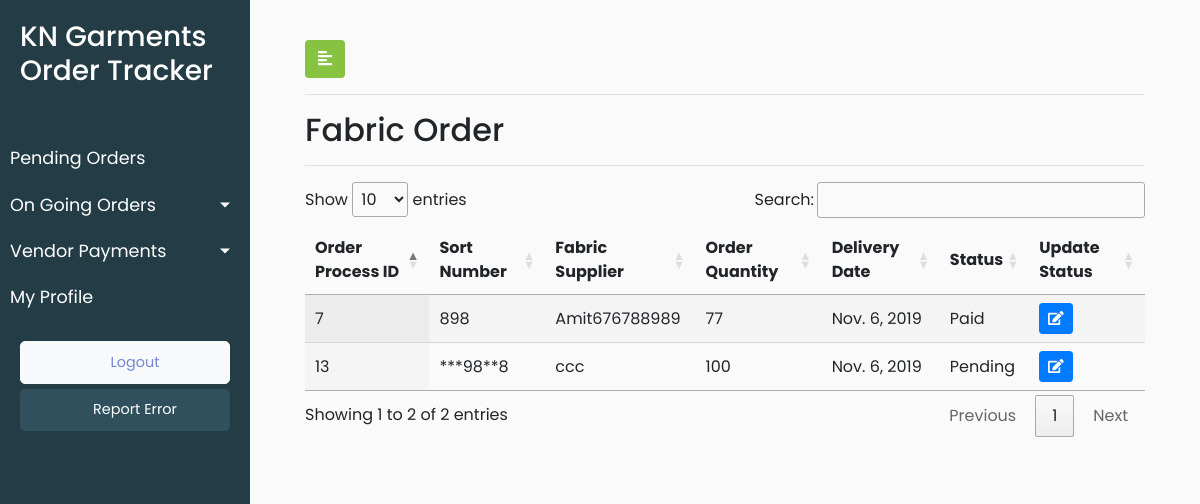
The page /track_order_fabric_order/ (signed in) on the database as committed earlier.
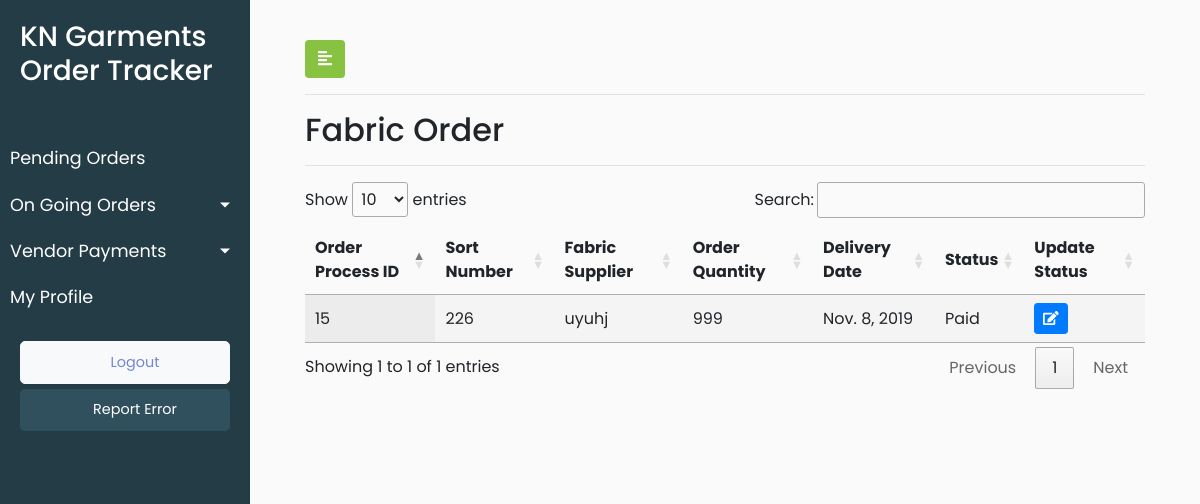
The same page on the database as committed later.
### KNGarment_Order_TrackPro_App/models.py (models this page shows, shortened)
class Process(models.Model):
    Paid = 1
    Pending = 2
    PAYMENT_STATUS=((Paid,'Paid'), (Pending,'Pending'))
    process_vendor_name = models.CharField(max_length=920,blank=True)
    process_vendor_location = models.CharField(max_length=920,blank=True)
    process_received_quantity = models.IntegerField(blank=True,null=True)
    process_received_date = models.DateField(default=timezone.now)
    process_delivery_date = models.DateField(default=timezone.now)
    process_bill_number = models.IntegerField(blank=True,default=0)
    process_bill_file = models.FileField(blank=True)
    process_payment_status = models.PositiveSmallIntegerField(choices=PAYMENT_STATUS,default=Pending,blank=True)
    process_date_of_entry = models.DateTimeField(default=timezone.now)
    process_vendor_id = models.ForeignKey(Vendor, on_delete = models.CASCADE,blank=True)
    process_order_id = models.ForeignKey(Orders, on_delete=models.CASCADE,blank=True)
    process_customuser_id = models.ForeignKey(CustomUser,on_delete=models.CASCADE,default=1)
    objects = InheritanceManager()
    class Meta:
        verbose_name_plural = "Process List"
        verbose_name = "Process"

class Fabric_Order(Process):
    Fabric_Order = 1
    process_type = models.PositiveSmallIntegerField(default=Fabric_Order)
    fabric_order_sort_number = models.CharField(max_length=920)
    fabric_order_quantity = models.IntegerField(blank=True,null=True)
    class Meta:
        verbose_name_plural = "Fabric Orders List"
        verbose_name = "Fabric Order"

class Process(models.Model):
    Paid = 1
    Pending = 2
    PAYMENT_STATUS=((Paid,'Paid'), (Pending,'Pending'))
    process_vendor_name = models.CharField(max_length=920,blank=True)
    process_vendor_location = models.CharField(max_length=920,blank=True)
    process_received_quantity = models.IntegerField(blank=True,null=True)
    process_received_date = models.DateField(default=timezone.now)
    process_delivery_date = models.DateField(default=timezone.now)
    process_bill_number = models.IntegerField(blank=True,default=0)
    process_bill_file = models.FileField(blank=True)
    process_payment_status = models.PositiveSmallIntegerField(choices=PAYMENT_STATUS,default=Pending,blank=True)
    process_date_of_entry = models.DateTimeField(default=timezone.now)
    process_vendor_id = models.ForeignKey(Vendor, on_delete = models.CASCADE,blank=True)
    process_order_id = models.ForeignKey(Orders, on_delete=models.CASCADE,blank=True)
    process_customuser_id = models.ForeignKey(CustomUser,on_delete=models.CASCADE,default=1)
    objects = InheritanceManager()
    class Meta:
        verbose_name_plural = "Process List"
        verbose_name = "Process"

class Orders(models.Model):
    order_order_number = models.CharField(max_length=920)
    order_order_type = models.CharField(max_length=920)
    order_order_brands = models.CharField(max_length=920)
    order_order_style_number = models.CharField(max_length=920)
    order_order_fit = models.CharField(max_length=920)
    order_order_quantity = models.IntegerField()
    order_order_date = models.DateField(default=timezone.now)
    order_delivery_date = models.DateField(default=timezone.now)
    order_order_category = models.CharField(max_length=920)
    order_fit_sample_status = models.CharField(max_length=920)
    order_fit_sample_submitted_date = models.DateField(default=timezone.now)
    order_pps_sample_status = models.CharField(max_length=920)
    order_pps_sample_submitted_date = models.DateField(default=timezone.now)
    order_order_remark = models.CharField(max_length=920,blank=True)
    order_order_date_of_entry = models.DateTimeField(default=timezone.now)
    order_client_id = models.ForeignKey(Client, on_delete = models.CASCADE,default=1)
    def __str__(self):
        return str(self.pk)
    class Meta:
        verbose_name_plural = "Orders List"
        verbose_name = "Order"

### KNGarment_Order_TrackPro_App/views.py (the view)
# urls.py: path('track_order_fabric_order/', views.track_order_fabric_order, name = 'track_order_fabric_order'),
@login_required(login_url='/user_login')
def track_order_fabric_order(request):
    user_role = request.user.user_role
    if user_role == 100:
        fabric_order_objects = Fabric_Order.objects.all()
    else:
        pk = request.user.pk
        fabric_order_objects = Fabric_Order.objects.filter(process_customuser_id=pk).all()
    data = {'fabric_order':fabric_order_objects,'user_role':user_role}
    return render(request,'KNGarment_Order_TrackPro_App/fabric_order.html',data)

### KNGarment_Order_TrackPro_App/templates/KNGarment_Order_TrackPro_App/fabric_order.html (shortened to what this page needs)
{% extends 'KNGarment_Order_TrackPro_App/base.html' %}
{% load static %}
{% block stylesheets %}
<link rel="stylesheet" href="//cdn.datatables.net/1.10.19/css/jquery.dataTables.min.css">
{% endblock stylesheets %}
{% block content %}
        <div id="content">
            <div class="container-fluid">
                <button type="button" id="sidebarCollapse" class="btn" style="background-color: #87c241;color: white">
                    <i class="fas fa-align-left"></i>
                </button>
                <hr>
                <h2>Fabric Order</h2>
                <hr>
                <div>
                    <table id="test_table" class="display" style="width:100%">
                        <thead>
                            <tr>
                                <th>Order Process ID</th>
                                <th>Sort Number</th>
                                <th>Fabric Supplier</th>
                                <th>Order Quantity</th>
                                <th>Delivery Date</th>
                                <th>Status</th>
                                <th>Update Status</th>
                            </tr>
                        </thead>
                        <tbody>
                        {% for fabric in fabric_order %}
                            <tr>
                                <td><a href="{% url 'KNGarment_Order_TrackPro_App:update_order_detail'%}"> {{fabric.process_order_id}}</a></td>
                                <td>{{fabric.fabric_order_sort_number}}</td>
                                <td>{{fabric.process_vendor_name}}</td>
                                <td>{{fabric.fabric_order_quantity}}</td>
                                <td>{{fabric.process_delivery_date}}</td>
                                <td>
                                {% if fabric.process_payment_status == 1 %}
                                Paid
                                {% else %}
                                Pending
                                {% endif %}
                                </td>
                            <td>
							<button type="button" class="update-order btn btn-sm btn-primary" data-id="{% url 'KNGarment_Order_TrackPro_App:fabric_order_update' pk=fabric.pk  %}">
								<span class="fa fa-edit"></span>
							</button>
						</td>
                            </tr>
                        {% endfor %}
                        </tbody>
                    </table>
                </div>
            </div>
        </div>
{% endblock content %}

Rows that differ between the two databases and show on the page:
removed Fabric_Order: process_order_id "13", fabric_order_sort_number "***98**8", process_vendor_name "ccc", fabric_order_quantity "100", process_delivery_date "Nov. 6, 2019", shows "Pending"
removed Fabric_Order: process_order_id "7", fabric_order_sort_number "898", process_vendor_name "Amit676788989", fabric_order_quantity "77", process_delivery_date "Nov. 6, 2019", shows "Paid"
added Fabric_Order: process_order_id "15", fabric_order_sort_number "226", process_vendor_name "uyuhj", fabric_order_quantity "999", process_delivery_date "Nov. 8, 2019", shows "Paid"
Other text that changed with them:
text written by a page script: "Show entries Search: Showing 1 to 2 of 2 entries Previous 1 Next" → "Show entries Search: Showing 1 to 1 of 1 entries Previous 1 Next"
